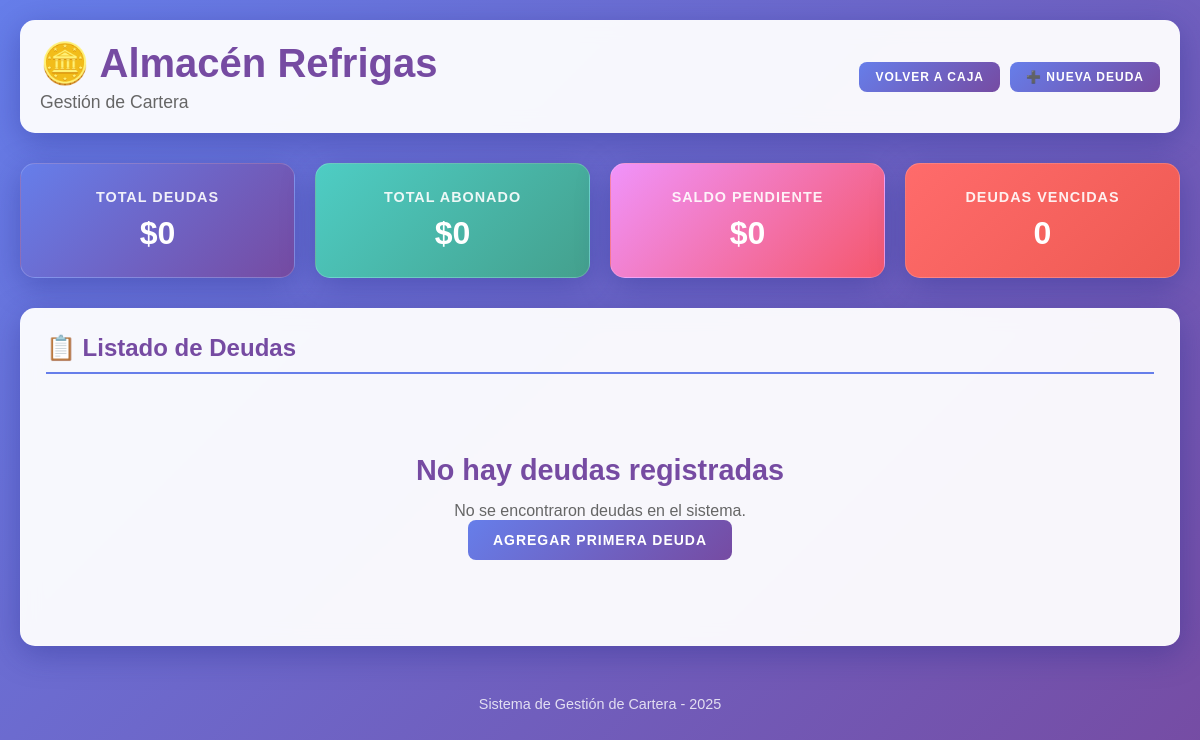
Page /cartera/ on the earlier database version.
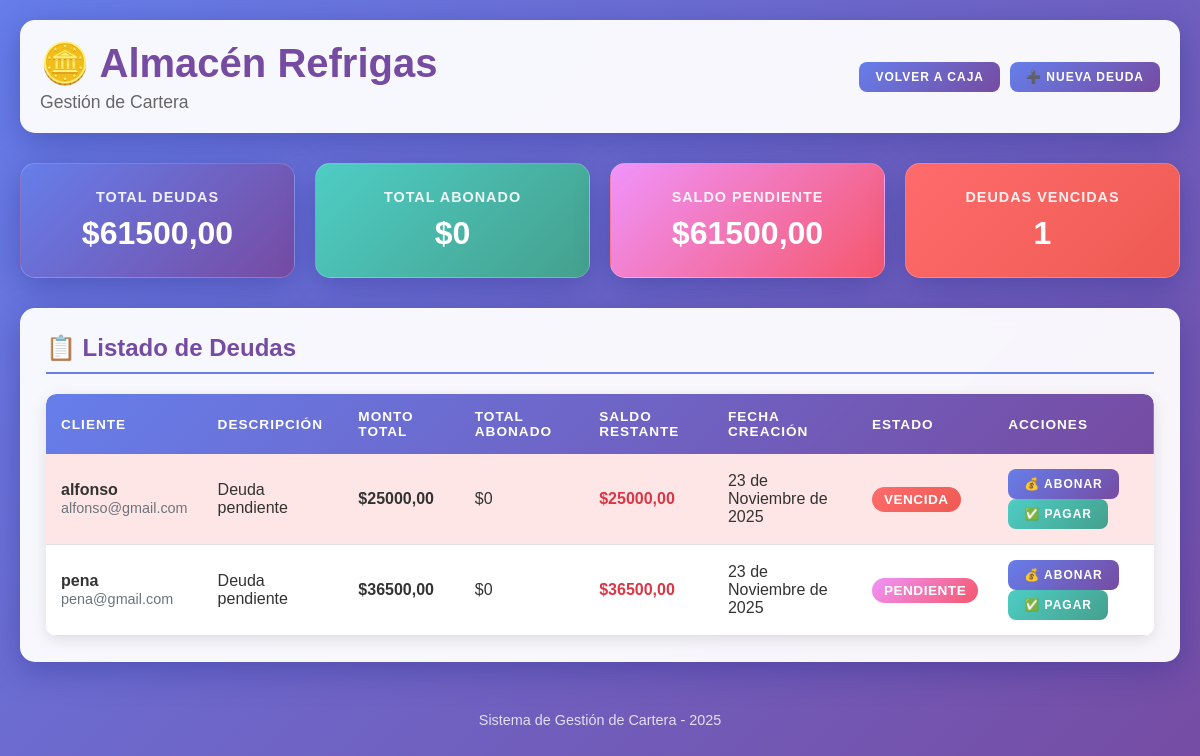
Same page on the later database version.
### cartera/models.py (models this page shows, shortened)
class Deuda(models.Model):
    cliente = models.ForeignKey(Cliente, on_delete=models.CASCADE)
    monto = models.DecimalField(max_digits=10, decimal_places=2)
    fecha = models.DateField(auto_now_add=True)
    pagada = models.BooleanField(default=False)
    descripcion = models.CharField(max_length=200, blank=True, default='Deuda pendiente')
    fecha_vencimiento = models.DateField(null=True, blank=True)
    def calcular_saldo_restante(self):
        total_abonado = self.abono_set.aggregate(
            total=Sum('monto')
        )['total'] or Decimal('0.00')
        return self.monto - total_abonado
    def esta_vencida(self):
        if not self.fecha_vencimiento:
            return False
        hoy = timezone.now().date()
        saldo_restante = self.calcular_saldo_restante()
        return self.fecha_vencimiento < hoy and saldo_restante > 0 and not self.pagada

class Cliente(models.Model):
    nombre = models.CharField(max_length=100)
    correo = models.EmailField(unique=True)
    telefono = models.CharField(max_length=15, blank=True)

### cartera/views.py (the view)
# urls.py: path('', views.listado_deudas, name='listado_deudas'),
def listado_deudas(request):
    deudas = Deuda.objects.all()
    deudas_con_info = []
    total_deudas = Decimal('0.00')
    total_abonado_general = Decimal('0.00')
    deudas_vencidas_count = 0
    for deuda in deudas:
        saldo_restante = deuda.calcular_saldo_restante()
        total_abonado = deuda.monto - saldo_restante
        esta_vencida = deuda.esta_vencida()
        if esta_vencida:
            deudas_vencidas_count += 1
        total_deudas += deuda.monto
        total_abonado_general += total_abonado
        deudas_con_info.append({
            'deuda': deuda,
            'saldo_restante': saldo_restante,
            'total_abonado': total_abonado,
            'esta_vencida': esta_vencida
        })
    context = {
        'deudas_con_info': deudas_con_info,
        'total_deudas': total_deudas,
        'total_abonado_general': total_abonado_general,
        'saldo_pendiente_total': total_deudas - total_abonado_general,
        'deudas_vencidas_count': deudas_vencidas_count,
    }
    return render(request, 'listado.html', context)

### templates/listado.html (shortened to what this page needs)
<!DOCTYPE html>
<html lang="es">
<head>
</head>
<body>
    <div class="container">
        <div class="header">
            <div class="header-content">
                <h1>🪙 Almacén Refrigas</h1>
                <p>Gestión de Cartera</p>
            </div>
            <div class="header-actions">
                <a href="/" class="btn btn-sm">Volver a Caja</a>
                <a href="/admin/cartera/deuda/add/" class="btn btn-primary btn-sm">➕ Nueva Deuda</a>
            </div>
        </div>
        <div class="resumen">
            <div class="resumen-item primary">
                <h4>Total Deudas</h4>
                <div class="valor">${{ total_deudas|default:"0" }}</div>
            </div>
            <div class="resumen-item success">
                <h4>Total Abonado</h4>
                <div class="valor">${{ total_abonado_general|default:"0" }}</div>
            </div>
            <div class="resumen-item warning">
                <h4>Saldo Pendiente</h4>
                <div class="valor">${{ saldo_pendiente_total|default:"0" }}</div>
            </div>
            <div class="resumen-item danger">
                <h4>Deudas Vencidas</h4>
                <div class="valor">{{ deudas_vencidas_count|default:"0" }}</div>
            </div>
        </div>
        <div class="card">
            <h3>📋 Listado de Deudas</h3>
            {% if deudas_con_info %}
                <div class="table-container">
                    <table>
                        <thead>
                            <tr>
                                <th>Cliente</th>
                                <th>Descripción</th>
                                <th>Monto Total</th>
                                <th>Total Abonado</th>
                                <th>Saldo Restante</th>
                                <th>Fecha Creación</th>
                                <th>Estado</th>
                                <th>Acciones</th>
                            </tr>
                        </thead>
                        <tbody>
                            {% for item in deudas_con_info %}
                                <tr class="{% if item.esta_vencida %}vencida{% elif item.deuda.pagada %}pagada{% endif %}">
                                    <td>
                                        <strong>{{ item.deuda.cliente.nombre }}</strong><br>
                                        <span class="text-muted">{{ item.deuda.cliente.correo }}</span>
                                    </td>
                                    <td>{{ item.deuda.descripcion|default:"Sin descripción" }}</td>
                                    <td><strong>${{ item.deuda.monto }}</strong></td>
                                    <td>${{ item.total_abonado|default:"0" }}</td>
                                    <td>
                                        <span class="{% if item.saldo_restante > 0 %}text-danger{% else %}text-success{% endif %}">
                                            ${{ item.saldo_restante|default:item.deuda.monto }}
                                        </span>
                                    </td>
                                    <td>{{ item.deuda.fecha }}</td>
                                    <td>
                                        {% if item.deuda.pagada %}
                                            <span class="badge badge-success">Pagada</span>
                                        {% elif item.esta_vencida %}
                                            <span class="badge badge-danger">Vencida</span>
                                        {% else %}
                                            <span class="badge badge-warning">Pendiente</span>
                                        {% endif %}
                                    </td>
                                    <td>
                                        {% if not item.deuda.pagada %}
                                            <button type="button" class="btn btn-primary btn-sm" onclick="openModal('modal{{ item.deuda.id }}')">
                                                💰 Abonar
                                            </button>
                                            <form method="post" action="{% url 'marcar_como_pagada' item.deuda.id %}" style="display: inline; margin-top: 5px;">
                                                <button type="submit" class="btn btn-success btn-sm" onclick="return confirm('¿Marcar esta deuda como pagada?')">
                                                    ✅ Pagar
                                                </button>
                                            </form>
                                        {% else %}
                                            <span class="text-success">✅ Liquidada</span>
                                        {% endif %}
                                    </td>
                                </tr>
                            {% endfor %}
                        </tbody>
                    </table>
                </div>
            {% else %}
                <div class="empty-state">
                    <h4>No hay deudas registradas</h4>
                    <p>No se encontraron deudas en el sistema.</p>
                    <a href="/admin/cartera/deuda/add/" class="btn btn-primary">Agregar Primera Deuda</a>
                </div>
            {% endif %}
        </div>
        <div class="footer">
            Sistema de Gestión de Cartera - <span class="current-year">{{ current_year }}</span>
        </div>
    </div>
</body>
</html>

### templates/listado.html (style rules this page uses)
* { margin: 0; padding: 0; box-sizing: border-box; }
body { font-family: 'Arial', sans-serif; background: linear-gradient(135deg, #667eea 0%, #764ba2 100%); min-height: 100vh; color: #333; }
.container { max-width: 1400px; margin: 0 auto; padding: 20px; }
.header { background: rgba(255, 255, 255, 0.95); backdrop-filter: blur(10px); padding: 20px; border-radius: 15px; box-shadow: 0 8px 32px rgba(31, 38, 135, 0.37); margin-bottom: 30px; display: flex; justify-content: space-between; align-items: center; flex-wrap: wrap; gap: 15px; }
.header-content { flex: 1; }
.header h1 { color: #764ba2; font-size: 2.5em; margin-bottom: 5px; }
.header p { color: #666; font-size: 1.1em; }
.header-actions { display: flex; gap: 10px; align-items: center; flex-wrap: wrap; }
.btn { background: linear-gradient(135deg, #667eea 0%, #764ba2 100%); color: white; border: none; padding: 12px 25px; border-radius: 8px; cursor: pointer; font-size: 14px; font-weight: bold; transition: all 0.3s ease; text-transform: uppercase; letter-spacing: 1px; text-decoration: none; display: inline-block; }
.btn-success { background: linear-gradient(135deg, #4ecdc4 0%, #44a08d 100%); }
.btn-primary { background: linear-gradient(135deg, #667eea 0%, #764ba2 100%); }
.btn-sm { padding: 8px 16px; font-size: 12px; }
.resumen { display: grid; grid-template-columns: repeat(auto-fit, minmax(250px, 1fr)); gap: 20px; margin-bottom: 30px; }
.resumen-item { background: rgba(255, 255, 255, 0.95); backdrop-filter: blur(10px); padding: 25px; border-radius: 15px; text-align: center; box-shadow: 0 8px 32px rgba(31, 38, 135, 0.37); border: 1px solid rgba(255, 255, 255, 0.18); }
.resumen-item.primary { background: linear-gradient(135deg, #667eea 0%, #764ba2 100%); color: white; }
.resumen-item.success { background: linear-gradient(135deg, #4ecdc4 0%, #44a08d 100%); color: white; }
.resumen-item.warning { background: linear-gradient(135deg, #f093fb 0%, #f5576c 100%); color: white; }
.resumen-item.danger { background: linear-gradient(135deg, #ff6b6b 0%, #ee5a52 100%); color: white; }
.resumen-item h4 { font-size: 0.9em; margin-bottom: 10px; opacity: 0.9; text-transform: uppercase; letter-spacing: 1px; }
.resumen-item .valor { font-size: 2em; font-weight: bold; }
.card { background: rgba(255, 255, 255, 0.95); backdrop-filter: blur(10px); border-radius: 15px; padding: 25px; box-shadow: 0 8px 32px rgba(31, 38, 135, 0.37); border: 1px solid rgba(255, 255, 255, 0.18); margin-bottom: 30px; }
.card h3 { color: #764ba2; margin-bottom: 20px; font-size: 1.5em; border-bottom: 2px solid #667eea; padding-bottom: 10px; }
.table-container { overflow-x: auto; border-radius: 10px; box-shadow: 0 4px 15px rgba(0, 0, 0, 0.1); }
table { width: 100%; border-collapse: collapse; background: white; border-radius: 10px; overflow: hidden; }
thead { background: linear-gradient(135deg, #667eea 0%, #764ba2 100%); color: white; }
th { padding: 15px; text-align: left; font-weight: bold; text-transform: uppercase; font-size: 0.85em; letter-spacing: 1px; }
td { padding: 15px; border-bottom: 1px solid #e0e0e0; }
tr.vencida { background-color: #ffe6e6; }
.badge { display: inline-block; padding: 5px 12px; border-radius: 20px; font-size: 0.85em; font-weight: bold; text-transform: uppercase; letter-spacing: 0.5px; }
.badge-danger { background: linear-gradient(135deg, #ff6b6b 0%, #ee5a52 100%); color: white; }
.badge-warning { background: linear-gradient(135deg, #f093fb 0%, #f5576c 100%); color: white; }
.text-danger { color: #dc3545; font-weight: bold; }
.text-muted { color: #6c757d; font-size: 0.9em; }
.footer { text-align: center; color: rgba(255, 255, 255, 0.8); padding: 20px; font-size: 0.9em; }

Differences in the rows shown:
added Deuda: deuda.cliente.nombre "alfonso", deuda.cliente.correo "alfonso@gmail.com", deuda.descripcion "Deuda pendiente", deuda.monto "25000,00", total_abonado "0", saldo_restante "25000,00", deuda.fecha "23 de Noviembre de 2025", shows "VENCIDA"
added Deuda: deuda.cliente.nombre "pena", deuda.cliente.correo "pena@gmail.com", deuda.descripcion "Deuda pendiente", deuda.monto "36500,00", total_abonado "0", saldo_restante "36500,00", deuda.fecha "23 de Noviembre de 2025", shows "PENDIENTE"
Other differences:
{{ total_deudas|default:"0" }}: "0" → "61500,00"
{{ saldo_pendiente_total|default:"0" }}: "0" → "61500,00"
{{ deudas_vencidas_count|default:"0" }}: "0" → "1"
text no longer shown: "No hay deudas registradas No se encontraron deudas en el sistema. AGREGAR PRIMERA DEUDA"
text now shown: "CLIENTE DESCRIPCIÓN MONTO TOTAL TOTAL ABONADO SALDO RESTANTE FECHA CREACIÓN ESTADO ACCIONES"
